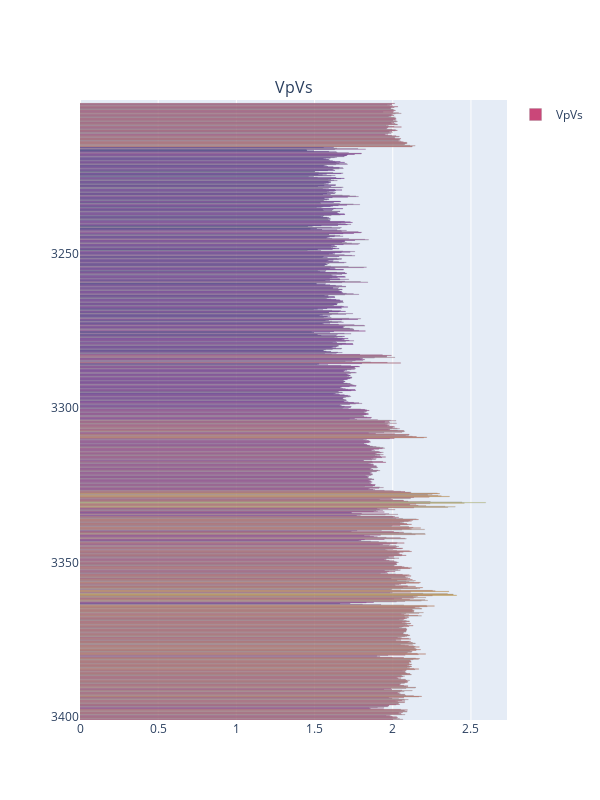

The notebook cell this image was saved under:
### Code cell
fig=make_subplots(rows=1, cols=1,subplot_titles=['VpVs'],shared_yaxes=True)
fig.add_trace(go.Bar(y=sorted['Depth'].values,x=sorted['VpVs'].values,name="VpVs", orientation='h',offset=1, marker=dict(
        color=sorted['VpVs'],line=dict(color='rgba(128, 128, 128,1)', width=0.25))),row=1,col=1)
fig.update_layout(barmode='stack',height=800, width=600)
fig.update_yaxes(autorange="reversed")
fig.update_layout(showlegend=True)
fig.show()

### Figure 1 — Plotly figure (JSON) as saved in the notebook; plotly's stock layout.template omitted (floating-point values rounded to 4 significant figures; data arrays with more than 128 entries replaced by an {"elided": "..."} marker saying what was removed)
{"data": [{"marker": {"color": {"elided": "1312 float values"}, "line": {"color": "rgba(128, 128, 128,1)", "width": 0.25}}, "name": "VpVs", "offset": 1, "orientation": "h", "type": "bar", "x": {"elided": "1312 float values"}, "xaxis": "x", "y": {"elided": "1312 float values"}, "yaxis": "y"}], "layout": {"annotations": [{"font": {"size": 16}, "showarrow": false, "text": "VpVs", "x": 0.5, "xanchor": "center", "xref": "paper", "y": 1, "yanchor": "bottom", "yref": "paper"}], "barmode": "stack", "height": 800, "showlegend": true, "width": 600, "xaxis": {"anchor": "y", "domain": [0, 1]}, "yaxis": {"anchor": "x", "autorange": "reversed", "domain": [0, 1]}}}
